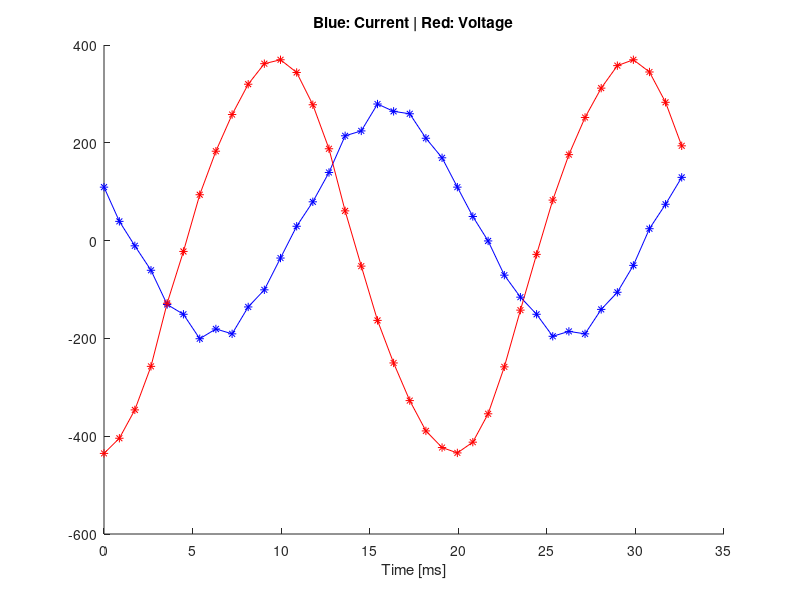
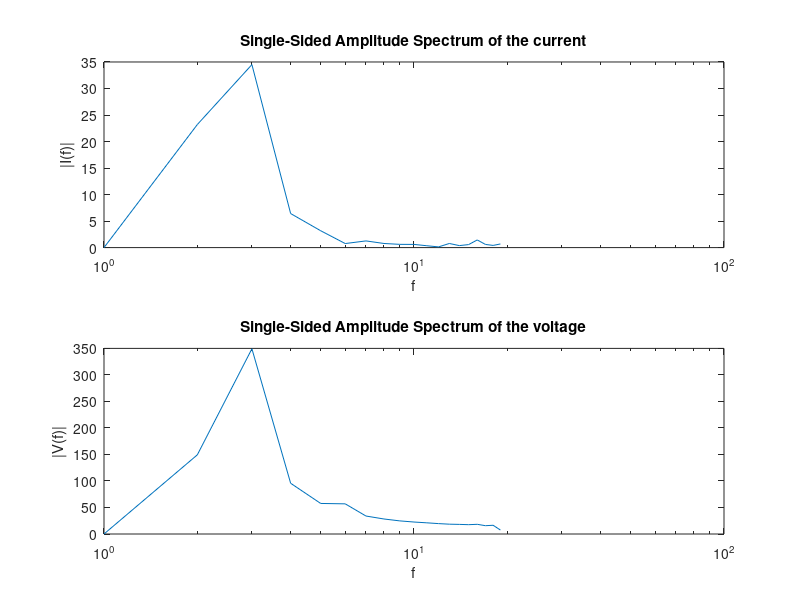

MATLAB code to generate these figures, in order:

s = [
792600 66 539
793468 97 525
794340 155 515
795252 244 505
796164 373 491
797084 479 487
798004 595 477
798916 684 481
799832 759 479
800740 821 490
801652 863 497
802564 871 510
803476 845 523
804388 779 533
805300 689 545
806212 562 560
807124 449 562
808040 338 573
808948 251 570
809860 174 569
810772 112 559
811684 78 551
812548 67 539
813420 89 527
814284 147 517
815200 243 503
816108 359 494
817020 473 487
817932 584 478
818844 677 480
819756 753 479
820668 813 489
821580 859 496
822484 871 507
823392 846 522
824300 784 532
825212 695 543
];

t = (s(:, 1) - s(1, 1)) ./ 1000; % ms

figure(1)
clf(1)
hold on
i = (s(:, 3) - mean(s(:, 3)));
v = s(:, 2) - mean(s(:, 2));

plot(t, 5.* i, 'b')
plot(t, v, 'r')

plot(t, 5.* i, 'b*')
plot(t, v, 'r*')

title('Blue: Current | Red: Voltage')
xlabel('Time [ms]')

disp(['Presition for i: ' num2str(max(i)-min(i))])
disp(['Presition for v: ' num2str(max(v)-min(v))])

figure(2)
clf(2)

L = length(i);
I_f = fft(i);
I_f = abs(I_f/L);
I_f = I_f(1:L/2+1);
I_f(2:end-1) = 2*I_f(2:end-1);

subplot(2, 1, 1), semilogx((I_f))
title('Single-Sided Amplitude Spectrum of the current')
xlabel('f')
ylabel('|I(f)|')

L = length(v);
V_f = fft(v);
V_f = abs(V_f/L);
V_f = V_f(1:L/2+1);
V_f(2:end-1) = 2*V_f(2:end-1);

subplot(2, 1, 2), semilogx((V_f))
title('Single-Sided Amplitude Spectrum of the voltage')
xlabel('f')
ylabel('|V(f)|')